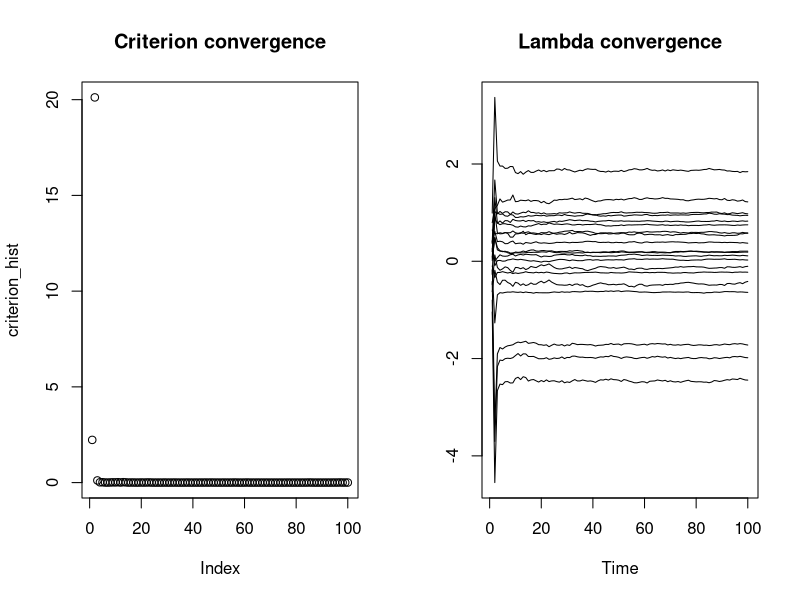
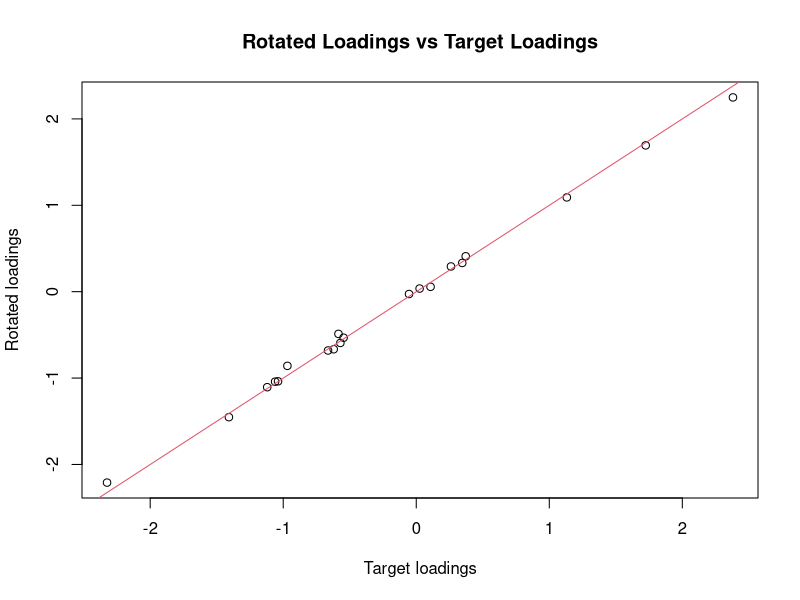
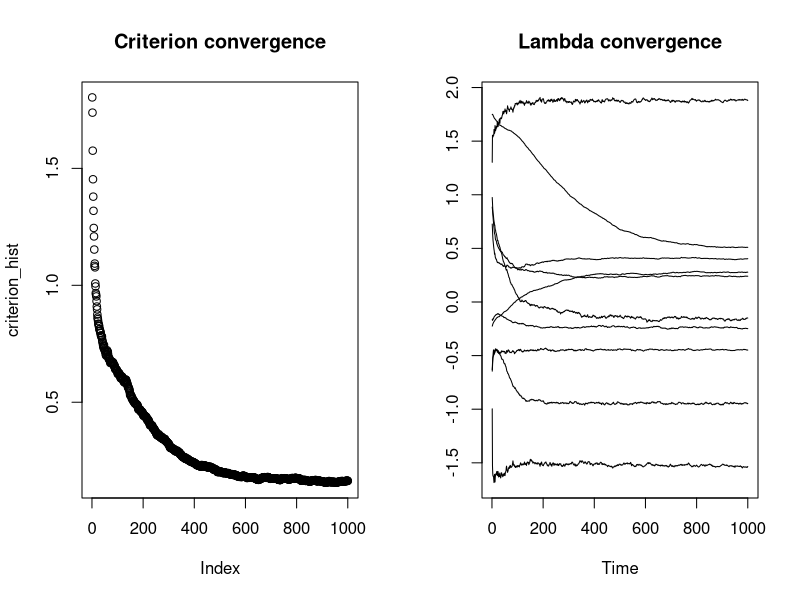
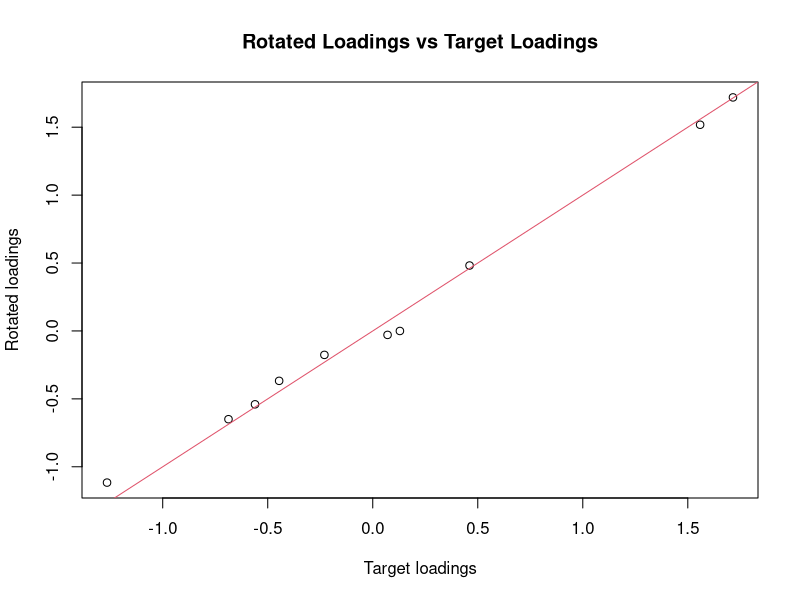

Here is the R script that generated these plots, in order:
## ---- chunk 1



# Generate data from the model
generator <- function(n, Lambda, phi, Z=NULL){
  p <- nrow(Lambda)
  q <- ncol(Lambda)
  
  # if Z is not given, we generate it
  if (is.null(Z)) {
    Z <- matrix(rnorm(n*q), n, q)
  }
  
  # compute the linear predictor
  linpred <- Z %*% t(Lambda)
  
  # generate noise
  noise <- matrix(rnorm(n*p), n, p) %*% diag(1/phi) # this is a bad implementation but illustrates well
  # generate observations
  
  Y <- linpred + noise
  
  return(list(Y=Y, Z=Z))
}

# Estimate Z from the data and current estimate of Lambda and phi

Z_estimator <- function(Y, Lambda, phi) {
  Z_hat = Y %*% diag(1/phi) %*% Lambda %*% solve(t(Lambda) %*% diag(1/phi) %*% Lambda) # this is a bad implementation but illustrates well
  return(Z_hat)
}

# compute the random gradient

random_gradient <- function(Y, Lambda, phi) {
  n <- nrow(Y)
  p <- nrow(Lambda)
  q <- ncol(Lambda)
  
  # generate data from the model at current estimate Lambda and phi. this is used to estimate the expectation
  data_gen <- generator(n, Lambda, phi)
  Y_gen <- data_gen$Y
  
  # for both Y and Y_gen, compute Zhat and Zhat_gen
  Zhat <- Z_estimator(Y, Lambda, phi)
  Zhat_gen <- Z_estimator(Y_gen, Lambda, phi)
  
  # compute the gradient for Lambda
  gradient <- (t(Y) %*% Zhat - t(Y_gen) %*% Zhat_gen)/n
  
  return(gradient)
}
## ---- chunk 2

# Dimensional setting
n <- 1000
p <- 10
q <- 2

# True parameters
Lambda_0 <- matrix(rnorm(p*q), p, q)
phi_0 <- rep(1, p)

# True data
data_0 <- generator(n, Lambda_0, phi_0)
Y_0 <- data_0$Y
SY <- t(Y_0) %*% Y_0 / n

# Initialize model parameters
Lambda <- matrix(rnorm(p*q), p, q) # random initalization...
phi <- phi_0 # assumed known

# Define a convergence criterion
compute_criterion <- function(SY, Lambda, phi) {
  # We take the Frobenius' norm of the difference between the observed covariance against its expectation
  mean((Lambda %*% t(Lambda) + diag(phi) - SY)^2) # This is computationally bad and should never be computed in production.
}


# Stochastic approximation Algorithm
num_iterations = 100
Lambda_hist <- matrix(nrow=num_iterations, ncol=p*q) # storing the values of Lambda at each iteration.
criterion_hist <- rep(NA, num_iterations)

for (i in 1:num_iterations) {
  gradient <- random_gradient(data_0$Y, Lambda, phi)
  Lambda <- Lambda + 1/sqrt(i) * gradient  # notice the diminishing step size
  # Compute the criterion
  criterion <- compute_criterion(SY, Lambda, phi)
  
  # Store the iteration results
  Lambda_hist[i,] <- as.vector(Lambda)
  criterion_hist[i] <- criterion
}

# plotting the results
par(mfrow=c(1,2))
plot(criterion_hist, main="Criterion convergence")
ts.plot(Lambda_hist, main="Lambda convergence")
par(mfrow=c(1,1))
## ---- chunk 3
library(psych) # make sure to install it first

rotate_and_plot_loadings <- function(Lambda, Lambda_target) {
  Lambda_rotated <- psych::Procrustes(Lambda, Lambda_target)$loadings
  plot(Lambda_target, Lambda_rotated, main="Rotated Loadings vs Target Loadings", xlab="Target loadings", ylab="Rotated loadings")
  abline(0,1,col=2)
}

rotate_and_plot_loadings(Lambda, Lambda_0)

## ---- chunk 4

# Generate data from the model
generator_mixture <- function(n, Lambda, phi, gaussian_idx, bernoulli_idx, Z=NULL){
  p <- nrow(Lambda)
  q <- ncol(Lambda)
  
  
  # if Z is not given, we generate it
  if (is.null(Z)) {
    Z <- matrix(rnorm(n*q), n, q)
  }
  
  # compute the linear predictor
  linpred <- Z %*% t(Lambda)
  means <- linpred
  
  # generate noise: will be used for the gaussian random variables
  noise <- matrix(rnorm(n*p), n, p) %*% diag(1/phi) # this is a bad implementation but illustrates well
  
  # compute the mean of the Bernoulli using the logistic function
  means[,bernoulli_idx] <- 1/(1+exp(-linpred[,bernoulli_idx]))
  
  # Placeholder for the responses
  Y <- matrix(nrow=n, ncol=p)
  
  # Generate all gaussian:
  Y[,gaussian_idx] <- linpred[,gaussian_idx] + noise[,gaussian_idx]
  
  # Generate all Bernoulli
  Y[,bernoulli_idx] <- apply(means[,bernoulli_idx], 2, function(prob) rbinom(n, 1, prob))
  
  # generate observations
  return(list(Y=Y, Z=Z))
}


random_gradient_mixture <- function(Y, Lambda, phi, gaussian_idx, bernoulli_idx) {
  n <- nrow(Y)
  p <- nrow(Lambda)
  q <- ncol(Lambda)
  
  # generate data from the model at current estimate Lambda and phi. this is used to estimate the expectation
  data_gen <- generator_mixture(n, Lambda, phi, gaussian_idx, bernoulli_idx)
  Y_gen <- data_gen$Y
  
  # for both Y and Y_gen, compute Zhat and Zhat_gen
  Zhat <- Z_estimator(Y, Lambda, phi)
  Zhat_gen <- Z_estimator(Y_gen, Lambda, phi)
  
  # compute the gradient for Lambda
  gradient <- (t(Y) %*% Zhat - t(Y_gen) %*% Zhat_gen)/n
  
  return(gradient)
}
## ---- chunk 5

# Dimensional setting
n <- 1000
p <- 5
q <- 2

gaussian_idx <- 1:3
bernoulli_idx <- 4:5

# True parameters
set.seed(123)
Lambda_0 <- matrix(rnorm(p*q), p, q)
phi_0 <- rep(1, p)

# True data
data_0 <- generator_mixture(n, Lambda_0, phi_0, gaussian_idx, bernoulli_idx)
Y_0 <- data_0$Y
SY <- t(Y_0) %*% Y_0 / n

# Initialize model parameters
Lambda <- matrix(rnorm(p*q), p, q) # random initalization...
phi <- phi_0 # assumed known

# Define a convergence criterion
compute_criterion <- function(SY, Lambda, phi) {
  # We take the Frobenius' norm of the difference between the observed covariance against its expectation
  mean((Lambda %*% t(Lambda) + diag(phi) - SY)^2) # This is computationally bad and should never be computed in production.
}


# Stochastic approximation Algorithm
num_iterations = 1000
Lambda_hist <- matrix(nrow=num_iterations, ncol=p*q) # storing the values of Lambda at each iteration.
criterion_hist <- rep(NA, num_iterations)

for (i in 1:num_iterations) {
  gradient <- random_gradient_mixture(data_0$Y, Lambda, phi, gaussian_idx, bernoulli_idx)
  Lambda <- Lambda + 1/sqrt(i) * gradient  # notice the diminishing step size
  # Compute the criterion
  criterion <- compute_criterion(SY, Lambda, phi)
  
  # Store the iteration results
  Lambda_hist[i,] <- as.vector(Lambda)
  criterion_hist[i] <- criterion
}

# plotting the results
par(mfrow=c(1,2))
plot(criterion_hist, main="Criterion convergence")
ts.plot(Lambda_hist, main="Lambda convergence")
par(mfrow=c(1,1))
## ---- chunk 6
rotate_and_plot_loadings(Lambda, Lambda_0)
